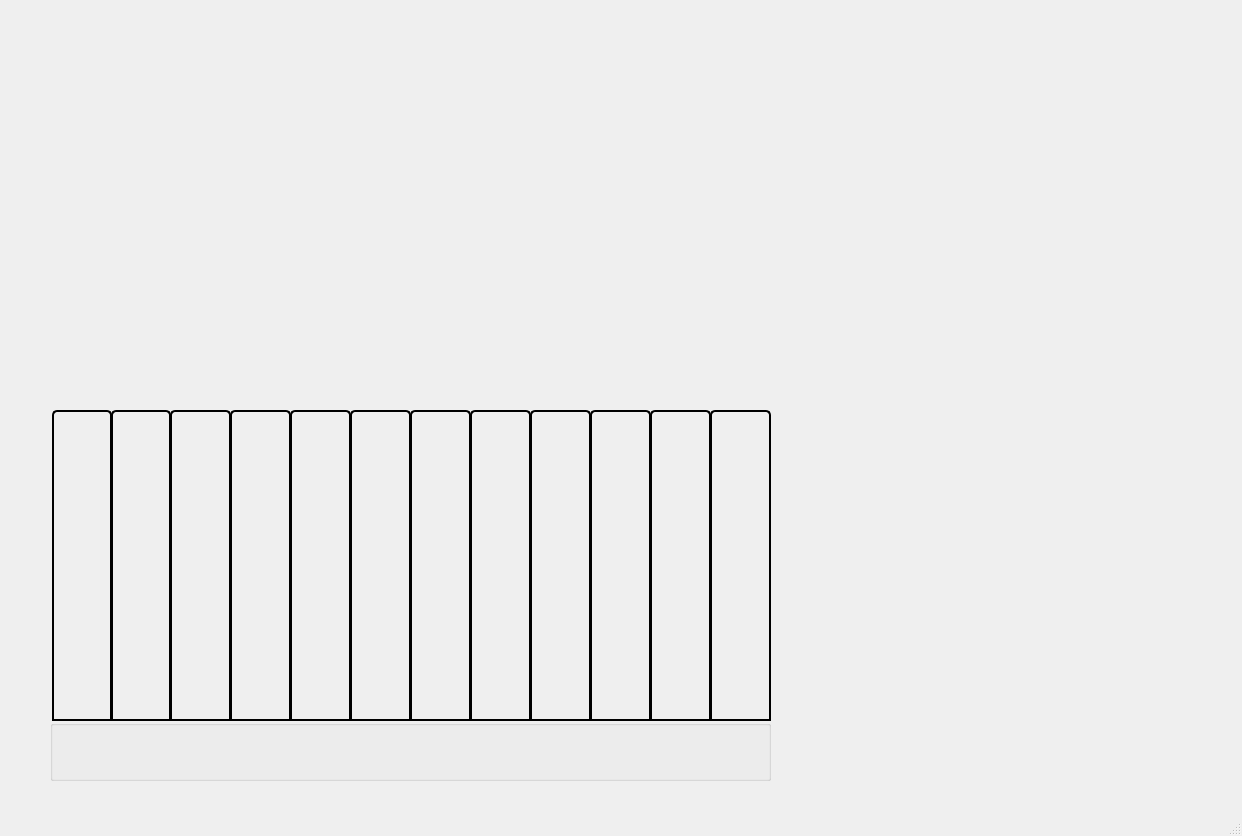
<?xml version="1.0" encoding="UTF-8"?>
<ui version="4.0">
 <class>MainWindow</class>
 <widget class="QMainWindow" name="MainWindow">
  <property name="geometry">
   <rect>
    <x>0</x>
    <y>0</y>
    <width>1242</width>
    <height>836</height>
   </rect>
  </property>
  <property name="windowTitle">
   <string>苍云模拟器</string>
  </property>
  <widget class="QWidget" name="centralwidget">
   <widget class="QWidget" name="gridLayoutWidget">
    <property name="geometry">
     <rect>
      <x>170</x>
      <y>-110</y>
      <width>521</width>
      <height>481</height>
     </rect>
    </property>
    <layout class="QGridLayout" name="gridLayout"/>
   </widget>
   <widget class="QGroupBox" name="groupBox_0">
    <property name="geometry">
     <rect>
      <x>50</x>
      <y>720</y>
      <width>721</width>
      <height>61</height>
     </rect>
    </property>
    <property name="title">
     <string/>
    </property>
    <widget class="QPushButton" name="pushButton_9">
     <property name="geometry">
      <rect>
       <x>490</x>
       <y>0</y>
       <width>41</width>
       <height>41</height>
      </rect>
     </property>
     <property name="styleSheet">
      <string notr="true">QPushButton{
background-image: url(:/main/source/border_qx.png);
border:none;
}
QPushButton:hover{
	background-color: rgb(255, 193, 130);
}</string>
     </property>
     <property name="text">
      <string/>
     </property>
    </widget>
    <widget class="QPushButton" name="pushButton_3">
     <property name="geometry">
      <rect>
       <x>130</x>
       <y>0</y>
       <width>41</width>
       <height>41</height>
      </rect>
     </property>
     <property name="styleSheet">
      <string notr="true">QPushButton{
background-image: url(:/main/source/border_qx.png);
border:none;
}
QPushButton:hover{
	background-color: rgb(255, 193, 130);
}</string>
     </property>
     <property name="text">
      <string/>
     </property>
    </widget>
    <widget class="QPushButton" name="pushButton_7">
     <property name="geometry">
      <rect>
       <x>370</x>
       <y>0</y>
       <width>41</width>
       <height>41</height>
      </rect>
     </property>
     <property name="styleSheet">
      <string notr="true">QPushButton{
background-image: url(:/main/source/border_qx.png);
border:none;
}
QPushButton:hover{
	background-color: rgb(255, 193, 130);
}</string>
     </property>
     <property name="text">
      <string/>
     </property>
    </widget>
    <widget class="QPushButton" name="pushButton_12">
     <property name="geometry">
      <rect>
       <x>670</x>
       <y>0</y>
       <width>41</width>
       <height>41</height>
      </rect>
     </property>
     <property name="styleSheet">
      <string notr="true">QPushButton{
background-image: url(:/main/source/border_qx.png);
border:none;
}
QPushButton:hover{
	background-color: rgb(255, 193, 130);
}</string>
     </property>
     <property name="text">
      <string/>
     </property>
    </widget>
    <widget class="QPushButton" name="pushButton_11">
     <property name="geometry">
      <rect>
       <x>610</x>
       <y>0</y>
       <width>41</width>
       <height>41</height>
      </rect>
     </property>
     <property name="styleSheet">
      <string notr="true">QPushButton{
background-image: url(:/main/source/border_qx.png);
border:none;
}
QPushButton:hover{
	background-color: rgb(255, 193, 130);
}</string>
     </property>
     <property name="text">
      <string/>
     </property>
    </widget>
    <widget class="QPushButton" name="pushButton_4">
     <property name="geometry">
      <rect>
       <x>190</x>
       <y>0</y>
       <width>41</width>
       <height>41</height>
      </rect>
     </property>
     <property name="styleSheet">
      <string notr="true">QPushButton{
background-image: url(:/main/source/border_qx.png);
border:none;
}
QPushButton:hover{
	background-color: rgb(255, 193, 130);
}</string>
     </property>
     <property name="text">
      <string/>
     </property>
    </widget>
    <widget class="QPushButton" name="pushButton_10">
     <property name="geometry">
      <rect>
       <x>550</x>
       <y>0</y>
       <width>41</width>
       <height>41</height>
      </rect>
     </property>
     <property name="styleSheet">
      <string notr="true">QPushButton{
background-image: url(:/main/source/border_qx.png);
border:none;
}
QPushButton:hover{
	background-color: rgb(255, 193, 130);
}</string>
     </property>
     <property name="text">
      <string/>
     </property>
    </widget>
    <widget class="QPushButton" name="pushButton_6">
     <property name="geometry">
      <rect>
       <x>310</x>
       <y>0</y>
       <width>41</width>
       <height>41</height>
      </rect>
     </property>
     <property name="styleSheet">
      <string notr="true">QPushButton{
background-image: url(:/main/source/border_qx.png);
border:none;
}
QPushButton:hover{
	background-color: rgb(255, 193, 130);
}</string>
     </property>
     <property name="text">
      <string/>
     </property>
    </widget>
    <widget class="QPushButton" name="pushButton_8">
     <property name="geometry">
      <rect>
       <x>430</x>
       <y>0</y>
       <width>41</width>
       <height>41</height>
      </rect>
     </property>
     <property name="styleSheet">
      <string notr="true">QPushButton{
background-image: url(:/main/source/border_qx.png);
border:none;
}
QPushButton:hover{
	background-color: rgb(255, 193, 130);
}</string>
     </property>
     <property name="text">
      <string/>
     </property>
    </widget>
    <widget class="QPushButton" name="pushButton_2">
     <property name="geometry">
      <rect>
       <x>70</x>
       <y>0</y>
       <width>41</width>
       <height>41</height>
      </rect>
     </property>
     <property name="styleSheet">
      <string notr="true">QPushButton{
background-image: url(:/main/source/border_qx.png);
border:none;
}
QPushButton:hover{
	background-color: rgb(255, 193, 130);
}</string>
     </property>
     <property name="text">
      <string/>
     </property>
    </widget>
    <widget class="QPushButton" name="pushButton_5">
     <property name="geometry">
      <rect>
       <x>250</x>
       <y>0</y>
       <width>41</width>
       <height>41</height>
      </rect>
     </property>
     <property name="styleSheet">
      <string notr="true">QPushButton{
background-image: url(:/main/source/border_qx.png);
border:none;
}
QPushButton:hover{
	background-color: rgb(255, 193, 130);
}</string>
     </property>
     <property name="text">
      <string/>
     </property>
    </widget>
    <widget class="QPushButton" name="PushButton_1">
     <property name="geometry">
      <rect>
       <x>10</x>
       <y>0</y>
       <width>41</width>
       <height>41</height>
      </rect>
     </property>
     <property name="styleSheet">
      <string notr="true">QPushButton{
background-image: url(:/main/source/border_qx.png);
border:none;
}
QPushButton:hover{
	background-color: rgb(255, 193, 130);
}</string>
     </property>
     <property name="text">
      <string/>
     </property>
    </widget>
    <widget class="QLabel" name="label_1">
     <property name="geometry">
      <rect>
       <x>0</x>
       <y>40</y>
       <width>61</width>
       <height>20</height>
      </rect>
     </property>
     <property name="text">
      <string/>
     </property>
     <property name="alignment">
      <set>Qt::AlignCenter</set>
     </property>
    </widget>
    <widget class="QLabel" name="label_2">
     <property name="geometry">
      <rect>
       <x>61</x>
       <y>40</y>
       <width>60</width>
       <height>20</height>
      </rect>
     </property>
     <property name="text">
      <string/>
     </property>
     <property name="alignment">
      <set>Qt::AlignCenter</set>
     </property>
    </widget>
    <widget class="QLabel" name="label_3">
     <property name="geometry">
      <rect>
       <x>120</x>
       <y>40</y>
       <width>61</width>
       <height>20</height>
      </rect>
     </property>
     <property name="text">
      <string/>
     </property>
     <property name="alignment">
      <set>Qt::AlignCenter</set>
     </property>
    </widget>
    <widget class="QLabel" name="label_4">
     <property name="geometry">
      <rect>
       <x>180</x>
       <y>40</y>
       <width>60</width>
       <height>20</height>
      </rect>
     </property>
     <property name="text">
      <string/>
     </property>
     <property name="alignment">
      <set>Qt::AlignCenter</set>
     </property>
    </widget>
    <widget class="QLabel" name="label_5">
     <property name="geometry">
      <rect>
       <x>239</x>
       <y>40</y>
       <width>61</width>
       <height>20</height>
      </rect>
     </property>
     <property name="text">
      <string/>
     </property>
     <property name="alignment">
      <set>Qt::AlignCenter</set>
     </property>
    </widget>
    <widget class="QLabel" name="label_6">
     <property name="geometry">
      <rect>
       <x>300</x>
       <y>40</y>
       <width>60</width>
       <height>20</height>
      </rect>
     </property>
     <property name="text">
      <string/>
     </property>
     <property name="alignment">
      <set>Qt::AlignCenter</set>
     </property>
    </widget>
    <widget class="QLabel" name="label_7">
     <property name="geometry">
      <rect>
       <x>360</x>
       <y>40</y>
       <width>60</width>
       <height>20</height>
      </rect>
     </property>
     <property name="text">
      <string/>
     </property>
     <property name="alignment">
      <set>Qt::AlignCenter</set>
     </property>
    </widget>
    <widget class="QLabel" name="label_8">
     <property name="geometry">
      <rect>
       <x>420</x>
       <y>40</y>
       <width>60</width>
       <height>20</height>
      </rect>
     </property>
     <property name="text">
      <string/>
     </property>
     <property name="alignment">
      <set>Qt::AlignCenter</set>
     </property>
    </widget>
    <widget class="QLabel" name="label_9">
     <property name="geometry">
      <rect>
       <x>480</x>
       <y>40</y>
       <width>60</width>
       <height>20</height>
      </rect>
     </property>
     <property name="text">
      <string/>
     </property>
     <property name="alignment">
      <set>Qt::AlignCenter</set>
     </property>
    </widget>
    <widget class="QLabel" name="label_10">
     <property name="geometry">
      <rect>
       <x>540</x>
       <y>40</y>
       <width>60</width>
       <height>20</height>
      </rect>
     </property>
     <property name="text">
      <string/>
     </property>
     <property name="alignment">
      <set>Qt::AlignCenter</set>
     </property>
    </widget>
    <widget class="QLabel" name="label_11">
     <property name="geometry">
      <rect>
       <x>600</x>
       <y>40</y>
       <width>60</width>
       <height>20</height>
      </rect>
     </property>
     <property name="text">
      <string/>
     </property>
     <property name="alignment">
      <set>Qt::AlignCenter</set>
     </property>
    </widget>
    <widget class="QLabel" name="label_12">
     <property name="geometry">
      <rect>
       <x>659</x>
       <y>40</y>
       <width>61</width>
       <height>20</height>
      </rect>
     </property>
     <property name="text">
      <string/>
     </property>
     <property name="alignment">
      <set>Qt::AlignCenter</set>
     </property>
    </widget>
   </widget>
   <widget class="QGroupBox" name="groupBox_1">
    <property name="geometry">
     <rect>
      <x>52</x>
      <y>410</y>
      <width>60</width>
      <height>311</height>
     </rect>
    </property>
    <property name="styleSheet">
     <string notr="true">QGroupBox{
	border-top-left-radius: 5px;
	border-top-right-radius: 5px;
	border-color: rgb(65, 54, 100);
	border: 2px solid;
}</string>
    </property>
    <property name="title">
     <string/>
    </property>
   </widget>
   <widget class="QGroupBox" name="groupBox_2">
    <property name="geometry">
     <rect>
      <x>111</x>
      <y>410</y>
      <width>60</width>
      <height>311</height>
     </rect>
    </property>
    <property name="styleSheet">
     <string notr="true">QGroupBox{
	border-top-left-radius: 5px;
	border-top-right-radius: 5px;
	border-color: rgb(65, 54, 100);
	border: 2px solid;
}</string>
    </property>
    <property name="title">
     <string/>
    </property>
   </widget>
   <widget class="QGroupBox" name="groupBox_3">
    <property name="geometry">
     <rect>
      <x>170</x>
      <y>410</y>
      <width>61</width>
      <height>311</height>
     </rect>
    </property>
    <property name="styleSheet">
     <string notr="true">QGroupBox{
	border-top-left-radius: 5px;
	border-top-right-radius: 5px;
	border-color: rgb(65, 54, 100);
	border: 2px solid;
}</string>
    </property>
    <property name="title">
     <string/>
    </property>
   </widget>
   <widget class="QGroupBox" name="groupBox_4">
    <property name="geometry">
     <rect>
      <x>230</x>
      <y>410</y>
      <width>61</width>
      <height>311</height>
     </rect>
    </property>
    <property name="styleSheet">
     <string notr="true">QGroupBox{
	border-top-left-radius: 5px;
	border-top-right-radius: 5px;
	border-color: rgb(65, 54, 100);
	border: 2px solid;
}</string>
    </property>
    <property name="title">
     <string/>
    </property>
   </widget>
   <widget class="QGroupBox" name="groupBox_5">
    <property name="geometry">
     <rect>
      <x>290</x>
      <y>410</y>
      <width>61</width>
      <height>311</height>
     </rect>
    </property>
    <property name="styleSheet">
     <string notr="true">QGroupBox{
	border-top-left-radius: 5px;
	border-top-right-radius: 5px;
	border-color: rgb(65, 54, 100);
	border: 2px solid;
}</string>
    </property>
    <property name="title">
     <string/>
    </property>
   </widget>
   <widget class="QGroupBox" name="groupBox_6">
    <property name="geometry">
     <rect>
      <x>350</x>
      <y>410</y>
      <width>61</width>
      <height>311</height>
     </rect>
    </property>
    <property name="styleSheet">
     <string notr="true">QGroupBox{
	border-top-left-radius: 5px;
	border-top-right-radius: 5px;
	border-color: rgb(65, 54, 100);
	border: 2px solid;
}</string>
    </property>
    <property name="title">
     <string/>
    </property>
   </widget>
   <widget class="QGroupBox" name="groupBox_7">
    <property name="geometry">
     <rect>
      <x>410</x>
      <y>410</y>
      <width>61</width>
      <height>311</height>
     </rect>
    </property>
    <property name="styleSheet">
     <string notr="true">QGroupBox{
	border-top-left-radius: 5px;
	border-top-right-radius: 5px;
	border-color: rgb(65, 54, 100);
	border: 2px solid;
}</string>
    </property>
    <property name="title">
     <string/>
    </property>
   </widget>
   <widget class="QGroupBox" name="groupBox_8">
    <property name="geometry">
     <rect>
      <x>470</x>
      <y>410</y>
      <width>61</width>
      <height>311</height>
     </rect>
    </property>
    <property name="styleSheet">
     <string notr="true">QGroupBox{
	border-top-left-radius: 5px;
	border-top-right-radius: 5px;
	border-color: rgb(65, 54, 100);
	border: 2px solid;
}</string>
    </property>
    <property name="title">
     <string/>
    </property>
   </widget>
   <widget class="QGroupBox" name="groupBox_9">
    <property name="geometry">
     <rect>
      <x>530</x>
      <y>410</y>
      <width>61</width>
      <height>311</height>
     </rect>
    </property>
    <property name="styleSheet">
     <string notr="true">QGroupBox{
	border-top-left-radius: 5px;
	border-top-right-radius: 5px;
	border-color: rgb(65, 54, 100);
	border: 2px solid;
}</string>
    </property>
    <property name="title">
     <string/>
    </property>
   </widget>
   <widget class="QGroupBox" name="groupBox_10">
    <property name="geometry">
     <rect>
      <x>590</x>
      <y>410</y>
      <width>61</width>
      <height>311</height>
     </rect>
    </property>
    <property name="styleSheet">
     <string notr="true">QGroupBox{
	border-top-left-radius: 5px;
	border-top-right-radius: 5px;
	border-color: rgb(65, 54, 100);
	border: 2px solid;
}</string>
    </property>
    <property name="title">
     <string/>
    </property>
   </widget>
   <widget class="QGroupBox" name="groupBox_11">
    <property name="geometry">
     <rect>
      <x>650</x>
      <y>410</y>
      <width>61</width>
      <height>311</height>
     </rect>
    </property>
    <property name="styleSheet">
     <string notr="true">QGroupBox{
	border-top-left-radius: 5px;
	border-top-right-radius: 5px;
	border-color: rgb(65, 54, 100);
	border: 2px solid;
}</string>
    </property>
    <property name="title">
     <string/>
    </property>
   </widget>
   <widget class="QGroupBox" name="groupBox_12">
    <property name="geometry">
     <rect>
      <x>710</x>
      <y>410</y>
      <width>61</width>
      <height>311</height>
     </rect>
    </property>
    <property name="styleSheet">
     <string notr="true">QGroupBox{
	border-top-left-radius: 5px;
	border-top-right-radius: 5px;
	border-color: rgb(65, 54, 100);
	border: 2px solid;
}</string>
    </property>
    <property name="title">
     <string/>
    </property>
   </widget>
  </widget>
  <widget class="QMenuBar" name="menubar">
   <property name="geometry">
    <rect>
     <x>0</x>
     <y>0</y>
     <width>1242</width>
     <height>23</height>
    </rect>
   </property>
  </widget>
  <widget class="QStatusBar" name="statusbar"/>
 </widget>
 <resources>
  <include location="ui.qrc"/>
 </resources>
 <connections/>
</ui>
